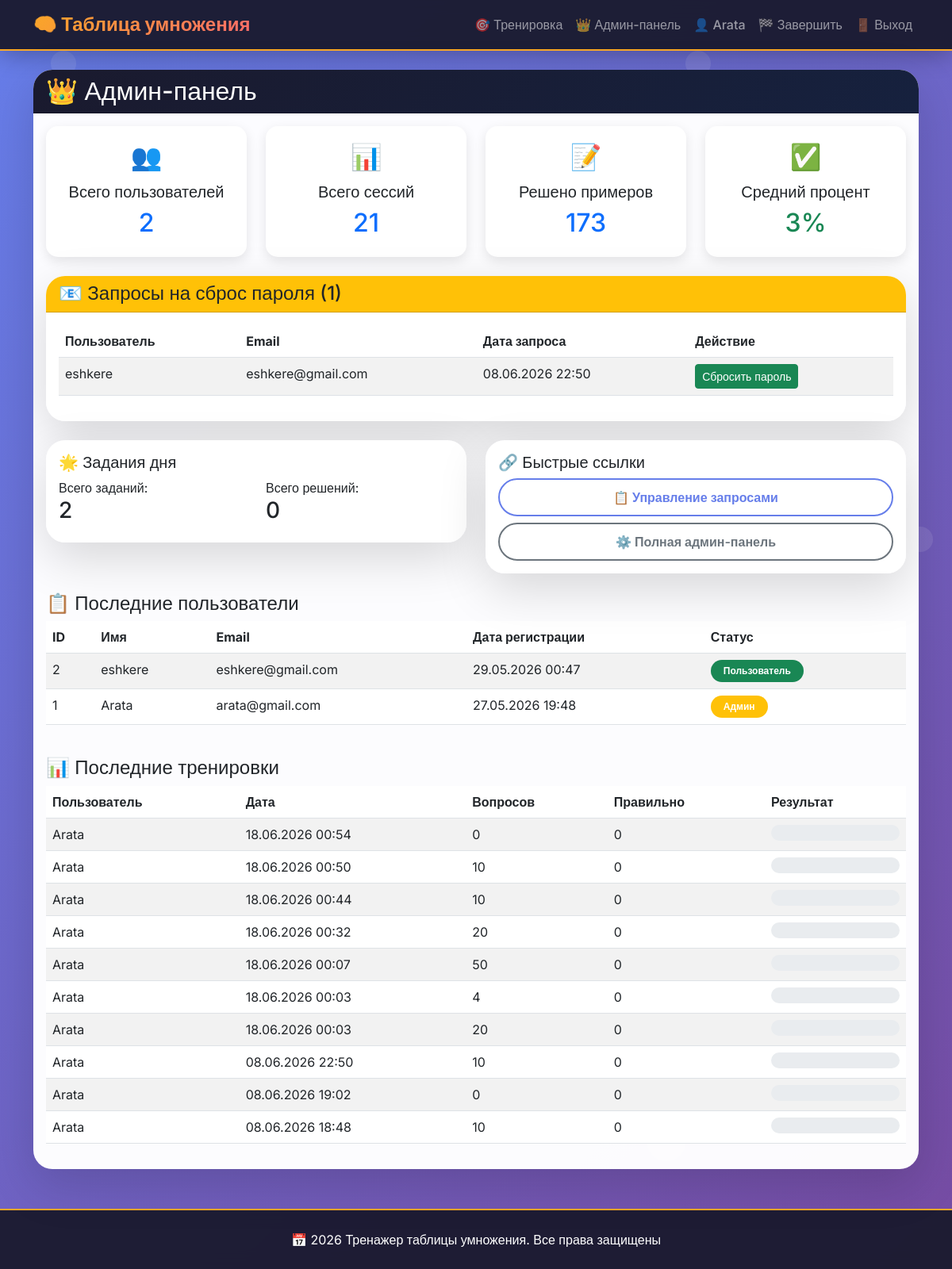
Page /admin-panel/ (signed in) on the committed database.
### trainer/models.py (models this page shows, shortened)
class PasswordResetRequest(models.Model):
    STATUS_CHOICES = [
        ('pending', 'Ожидает'),
        ('approved', 'Одобрено'),
        ('rejected', 'Отклонено'),
        ('completed', 'Выполнено'),
    ]
    user = models.ForeignKey(User, on_delete=models.CASCADE, related_name='reset_requests')
    email = models.EmailField()
    created_at = models.DateTimeField(auto_now_add=True)
    status = models.CharField(max_length=20, choices=STATUS_CHOICES, default='pending')
    admin_note = models.TextField(blank=True, null=True)
    class Meta:
        verbose_name = 'Запрос на сброс пароля'
        verbose_name_plural = 'Запросы на сброс пароля'
        ordering = ['-created_at']

class TrainingSession(models.Model):
    user = models.ForeignKey(User, on_delete=models.CASCADE, related_name='sessions')
    start_time = models.DateTimeField(auto_now_add=True)
    end_time = models.DateTimeField(null=True, blank=True)
    total_questions = models.IntegerField(default=0)
    correct_answers = models.IntegerField(default=0)
    question_count = models.IntegerField(default=10)
    time_limit = models.IntegerField(default=60)
    class Meta:
        verbose_name = 'Сессия тренировки'
        verbose_name_plural = 'Сессии тренировок'
    @property
    def success_rate(self):
        if self.total_questions == 0:
            return 0
        return round((self.correct_answers / self.total_questions) * 100)

### trainer/views.py (the view)
# urls.py: path('admin-panel/', views.admin_panel, name='admin_panel'),
@user_passes_test(is_admin)
def admin_panel(request):
    total_users = User.objects.count()
    total_sessions = TrainingSession.objects.count()
    total_questions_solved = TrainingSession.objects.aggregate(Sum('total_questions'))['total_questions__sum'] or 0
    total_correct = TrainingSession.objects.aggregate(Sum('correct_answers'))['correct_answers__sum'] or 0
    pending_requests = PasswordResetRequest.objects.filter(status='pending').count()
    recent_users = User.objects.order_by('-date_joined')[:10]
    recent_sessions = TrainingSession.objects.select_related('user').order_by('-start_time')[:10]
    reset_requests = PasswordResetRequest.objects.select_related('user').filter(status='pending').order_by(
        '-created_at')
    total_challenges = DailyChallenge.objects.count()
    total_solved = 0
    for challenge in DailyChallenge.objects.all():
        total_solved += challenge.solved_by.count()
    context = {
        'total_users': total_users,
        'total_sessions': total_sessions,
        'total_questions_solved': total_questions_solved,
        'total_correct': total_correct,
        'average_percent': round(total_correct / total_questions_solved * 100) if total_questions_solved > 0 else 0,
        'recent_users': recent_users,
        'recent_sessions': recent_sessions,
        'total_challenges': total_challenges,
        'total_solved': total_solved,
        'pending_requests': pending_requests,
        'reset_requests': reset_requests,
    }
    return render(request, 'trainer/admin_panel.html', context)

### trainer/views.py (called while the page is built)
def is_admin(user):
    return user.is_staff or user.is_superuser

### trainer/templates/trainer/admin_panel.html (shortened to what this page needs)
{% extends 'trainer/base.html' %}
{% block content %}
<div class="container mt-4">
    <div class="card">
        <div class="card-header" style="background: linear-gradient(135deg, #1a1a2e, #16213e); color: white;">
            <h2 class="mb-0">👑 Админ-панель</h2>
        </div>
        <div class="card-body">
            <div class="row g-4 mb-4">
                <div class="col-md-3">
                    <div class="stat-card text-center">
                        <span style="font-size: 2rem;">👥</span>
                        <h5 class="mt-2">Всего пользователей</h5>
                        <h2 class="text-primary">{{ total_users }}</h2>
                    </div>
                </div>
                <div class="col-md-3">
                    <div class="stat-card text-center">
                        <span style="font-size: 2rem;">📊</span>
                        <h5 class="mt-2">Всего сессий</h5>
                        <h2 class="text-primary">{{ total_sessions }}</h2>
                    </div>
                </div>
                <div class="col-md-3">
                    <div class="stat-card text-center">
                        <span style="font-size: 2rem;">📝</span>
                        <h5 class="mt-2">Решено примеров</h5>
                        <h2 class="text-primary">{{ total_questions_solved }}</h2>
                    </div>
                </div>
                <div class="col-md-3">
                    <div class="stat-card text-center">
                        <span style="font-size: 2rem;">✅</span>
                        <h5 class="mt-2">Средний процент</h5>
                        <h2 class="text-success">{{ average_percent }}%</h2>
                    </div>
                </div>
            </div>
            <div class="card mb-4">
                <div class="card-header bg-warning">
                    <h4 class="mb-0">📧 Запросы на сброс пароля ({{ pending_requests }})</h4>
                </div>
                <div class="card-body">
                    {% if reset_requests %}
                        <div class="table-responsive">
                            <table class="table table-striped">
                                <thead>
                                    <tr>
                                        <th>Пользователь</th>
                                        <th>Email</th>
                                        <th>Дата запроса</th>
                                        <th>Действие</th>
                                    </tr>
                                </thead>
                                <tbody>
                                    {% for req in reset_requests %}
                                    <tr>
                                        <td>{{ req.user.username }}</td>
                                        <td>{{ req.email }}</td>
                                        <td>{{ req.created_at|date:"d.m.Y H:i" }}</td>
                                        <td><a href="{% url 'password_reset_confirm_admin' req.id %}" class="btn btn-sm btn-success">Сбросить пароль</a></td>
                                    </tr>
                                    {% endfor %}
                                </tbody>
                            </table>
                        </div>
                    {% else %}
                        <div class="alert alert-success mb-0">Нет активных запросов на сброс пароля ✅</div>
                    {% endif %}
                </div>
            </div>
            <div class="row g-4 mb-4">
                <div class="col-md-6">
                    <div class="card">
                        <div class="card-body">
                            <h5>🌟 Задания дня</h5>
                            <div class="row">
                                <div class="col-6">
                                    <p class="mb-0">Всего заданий:</p>
                                    <h3>{{ total_challenges }}</h3>
                                </div>
                                <div class="col-6">
                                    <p class="mb-0">Всего решений:</p>
                                    <h3>{{ total_solved }}</h3>
                                </div>
                            </div>
                        </div>
                    </div>
                </div>
                <div class="col-md-6">
                    <div class="card">
                        <div class="card-body">
                            <h5>🔗 Быстрые ссылки</h5>
                            <a href="/admin/trainer/passwordresetrequest/" class="btn btn-outline-primary w-100 mb-2">📋 Управление запросами</a>
                            <a href="/admin/" class="btn btn-outline-secondary w-100">⚙️ Полная админ-панель</a>
                        </div>
                    </div>
                </div>
            </div>
            <h4 class="mt-4">📋 Последние пользователи</h4>
            <div class="table-responsive">
                <table class="table table-striped">
                    <thead><tr><th>ID</th><th>Имя</th><th>Email</th><th>Дата регистрации</th><th>Статус</th></tr></thead>
                    <tbody>
                        {% for user in recent_users %}
                        <tr>
                            <td>{{ user.id }}</td>
                            <td>{{ user.username }}</td>
                            <td>{{ user.email|default:"не указан" }}</td>
                            <td>{{ user.date_joined|date:"d.m.Y H:i" }}</td>
                            <td>{% if user.is_staff %}<span class="badge bg-warning">Админ</span>{% else %}<span class="badge bg-success">Пользователь</span>{% endif %}</td>
                        </tr>
                        {% empty %}
                            <tr><td colspan="5" class="text-center">Нет пользователей</td></tr>
                        {% endfor %}
                    </tbody>
                </table>
            </div>
            <h4 class="mt-4">📊 Последние тренировки</h4>
            <div class="table-responsive">
                <table class="table table-striped">
                    <thead><tr><th>Пользователь</th><th>Дата</th><th>Вопросов</th><th>Правильно</th><th>Результат</th></tr></thead>
                    <tbody>
                        {% for session in recent_sessions %}
                        <tr>
                            <td>{{ session.user.username }}</td>
                            <td>{{ session.start_time|date:"d.m.Y H:i" }}</td>
                            <td>{{ session.total_questions }}</td>
                            <td>{{ session.correct_answers }}</td>
                            <td><div class="progress" style="height: 20px;"><div class="progress-bar bg-success" style="width: {{ session.success_rate }}%">{{ session.success_rate }}%</div></div></td>
                        </tr>
                        {% empty %}
                            <tr><td colspan="5" class="text-center">Нет сессий</td></tr>
                        {% endfor %}
                    </tbody>
                </table>
            </div>
        </div>
    </div>
</div>
{% endblock %}

### trainer/templates/trainer/base.html (shortened to what this page needs)
<!DOCTYPE html>
<html lang="ru">
<head>
    <link href="https://cdn.jsdelivr.net/npm/bootstrap@5.3.0-alpha1/dist/css/bootstrap.min.css" rel="stylesheet">
</head>
<body>
    <nav class="navbar navbar-expand-lg navbar-dark">
        <div class="container">
            <a class="navbar-brand" href="{% url 'trainer' %}">
            </a>
            <div class="collapse navbar-collapse" id="navbarNav">
                <ul class="navbar-nav ms-auto">
                    <li class="nav-item">
                        <a class="nav-link" href="{% url 'trainer' %}">🎯 Тренировка</a>
                    </li>
                    {% if user.is_authenticated %}
                        {% if user.is_staff or user.is_superuser %}
                            <li class="nav-item">
                                <a class="nav-link" href="{% url 'admin_panel' %}">👑 Админ-панель</a>
                            </li>
                        {% endif %}
                        <li class="nav-item">
                            <a class="nav-link" href="{% url 'profile' %}">👤 {{ user.username }}</a>
                        </li>
                        <li class="nav-item">
                            <a class="nav-link" href="{% url 'end_session' %}">🏁 Завершить</a>
                        </li>
                        <li class="nav-item">
                            <a class="nav-link" href="{% url 'logout' %}">🚪 Выход</a>
                        </li>
                    {% endif %}
                </ul>
            </div>
        </div>
    </nav>
    <main>
        {% block content %}{% endblock %}
    </main>
    <footer>
        <div class="container text-center">
            <p class="mb-0">📅 2026 Тренажер таблицы умножения. Все права защищены</p>
        </div>
    </footer>
</body>
</html>

### trainer/templates/trainer/base.html (style rules this page uses)
* { font-family: 'Inter', sans-serif; }
body { background: linear-gradient(135deg, #667eea 0%, #764ba2 100%); min-height: 100vh; display: flex; flex-direction: column; position: relative; }
body::before { content: ''; position: fixed; top: 0; left: 0; right: 0; bottom: 0; pointer-events: none; z-index: 0; }
main { flex: 1; position: relative; z-index: 1; }
.navbar { background: rgba(26, 26, 46, 0.95) !important; backdrop-filter: blur(10px); box-shadow: 0 4px 30px rgba(0,0,0,0.3); border-bottom: 2px solid #f9a826; }
.navbar-brand { font-weight: 800; font-size: 1.5rem; background: linear-gradient(135deg, #f9a826, #ff6b6b); -webkit-background-clip: text; background-clip: text; color: transparent !important; }
.nav-link { font-weight: 500; transition: all 0.3s ease; position: relative; }
.nav-link::after { content: ''; position: absolute; bottom: -5px; left: 50%; transform: translateX(-50%); width: 0; height: 2px; background: #f9a826; transition: width 0.3s ease; }
.card { border: none; border-radius: 24px; background: rgba(255, 255, 255, 0.98); box-shadow: 0 20px 60px rgba(0,0,0,0.15); transition: all 0.3s ease; overflow: hidden; }
.progress { border-radius: 50px; background-color: #e9ecef; overflow: hidden; }
footer { background: rgba(26, 26, 46, 0.95); backdrop-filter: blur(10px); color: white; padding: 25px 0; margin-top: 50px; border-top: 2px solid #f9a826; }
.badge { padding: 8px 16px; border-radius: 50px; font-weight: 600; }
.btn-outline-primary { border: 2px solid #667eea; background: transparent; color: #667eea; border-radius: 50px; padding: 10px 20px; font-weight: 600; transition: all 0.3s ease; }
.btn-outline-secondary { border: 2px solid #6c757d; background: transparent; color: #6c757d; border-radius: 50px; padding: 10px 20px; font-weight: 600; transition: all 0.3s ease; }
.stat-card { background: linear-gradient(135deg, #f8f9fa, #e9ecef); border-radius: 20px; padding: 20px; text-align: center; transition: all 0.3s ease; }

### trainer/templates/trainer/admin_panel.html (style rules this page uses)
.stat-card { background: white; border-radius: 15px; padding: 15px; box-shadow: 0 5px 15px rgba(0,0,0,0.1); transition: transform 0.3s; }

### rows in the picture
PasswordResetRequest: user.username "eshkere", email "eshkere@gmail.com", created_at "08.06.2026 22:50"
TrainingSession: user.username "Arata", start_time "18.06.2026 00:54", total_questions "0", correct_answers "0"
TrainingSession: user.username "Arata", start_time "18.06.2026 00:50", total_questions "10", correct_answers "0"
TrainingSession: user.username "Arata", start_time "18.06.2026 00:44", total_questions "10", correct_answers "0"
TrainingSession: user.username "Arata", start_time "18.06.2026 00:32", total_questions "20", correct_answers "0"
TrainingSession: user.username "Arata", start_time "18.06.2026 00:07", total_questions "50", correct_answers "0"
TrainingSession: user.username "Arata", start_time "18.06.2026 00:03", total_questions "4", correct_answers "0"
TrainingSession: user.username "Arata", start_time "18.06.2026 00:03", total_questions "20", correct_answers "0"
TrainingSession: user.username "Arata", start_time "08.06.2026 22:50", total_questions "10", correct_answers "0"
TrainingSession: user.username "Arata", start_time "08.06.2026 19:02", total_questions "0", correct_answers "0"
TrainingSession: user.username "Arata", start_time "08.06.2026 18:48", total_questions "10", correct_answers "0"

### other values in the picture
{{ user.username }} "Arata"
{{ total_users }} "2"
{{ total_sessions }} "21"
{{ total_questions_solved }} "173"
{{ average_percent }} "3"
{{ pending_requests }} "1"
{{ total_challenges }} "2"
{{ total_solved }} "0"
{{ user.id }} "2"
{{ user.username }} "eshkere"
{{ user.email|default:"не указан" }} "eshkere@gmail.com"
{{ user.date_joined|date:"d.m.Y H:i" }} "29.05.2026 00:47"
{{ user.id }} "1"
{{ user.email|default:"не указан" }} "arata@gmail.com"
{{ user.date_joined|date:"d.m.Y H:i" }} "27.05.2026 19:48"
